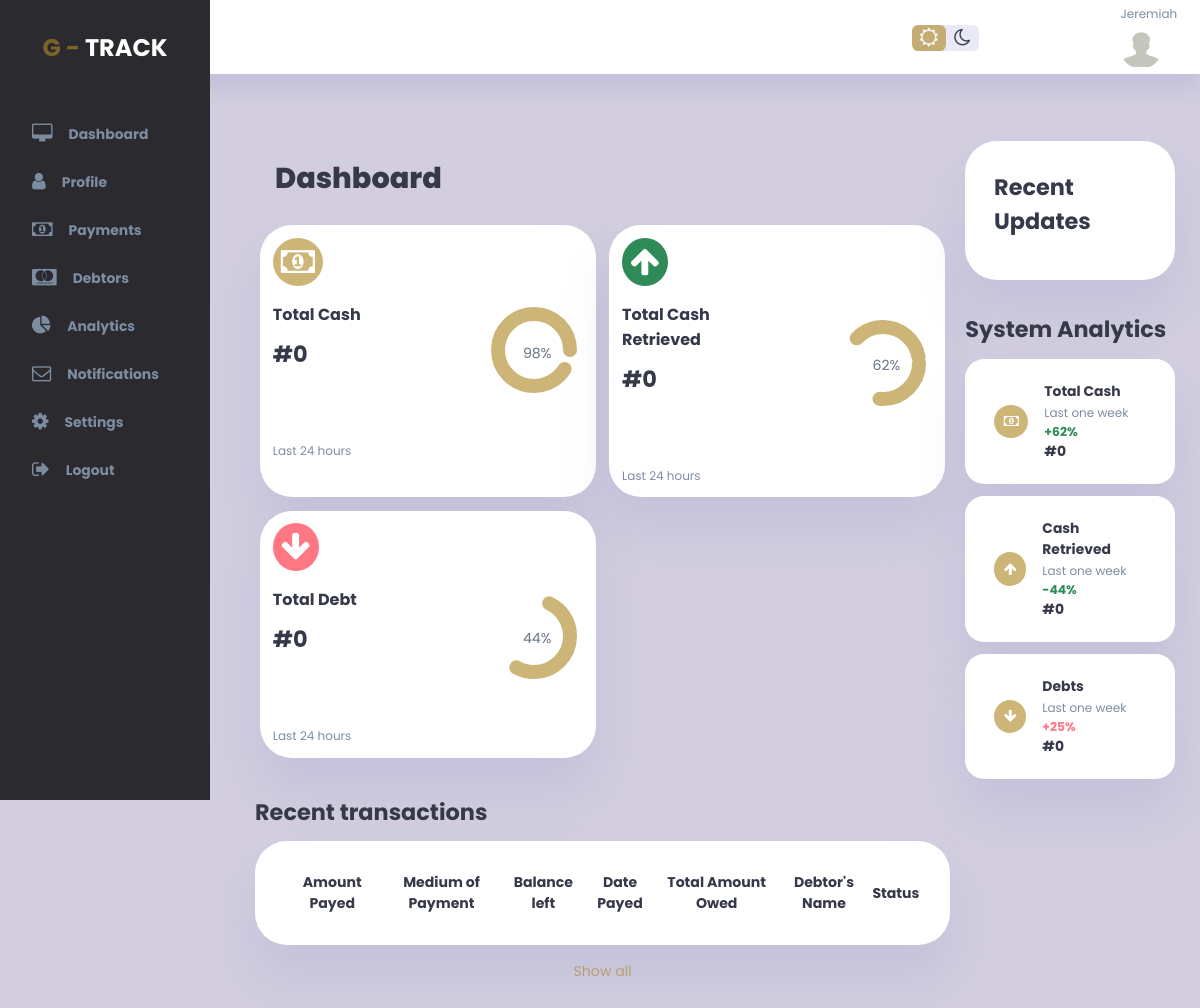
Page / (signed in) on the earlier database version.
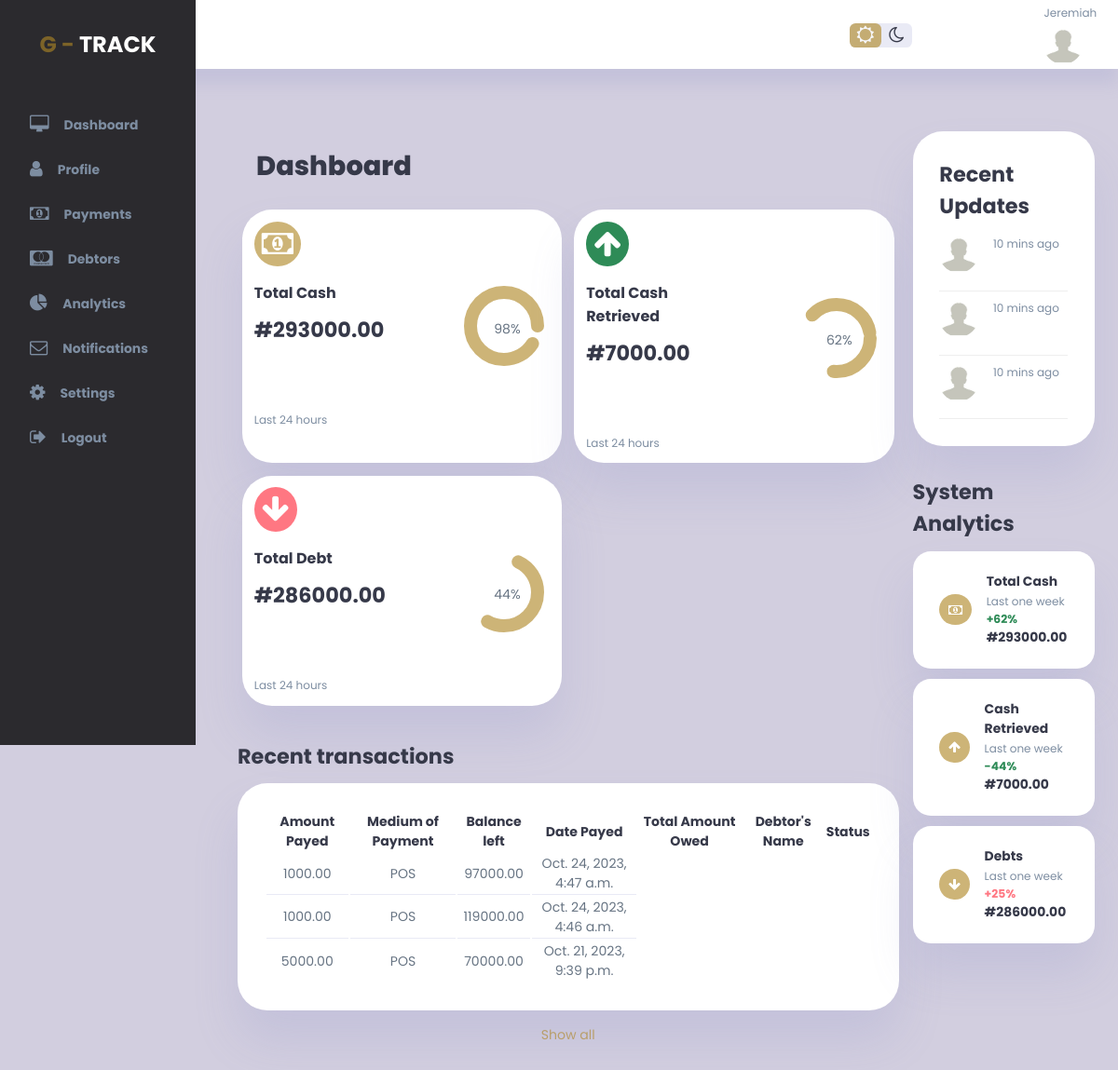
Same page on the later database version.
### gtrack_app/models.py (models this page shows)
class Payment(models.Model):
    debtor_id = models.ForeignKey(Debtor, on_delete=models.CASCADE, blank=True, null=True)  # Foreign key to Debtor
    client_id = models.ForeignKey(User, on_delete=models.CASCADE, blank=True, null=True)
    medium_of_payment = models.CharField(max_length=65, null=True, blank=True)
    amount_payed = models.DecimalField(max_digits=10, decimal_places=2, null=True)
    status = models.CharField(max_length=65, null=True, blank=True)
    balance_left = models.DecimalField(max_digits=10, decimal_places=2, default=0.00)
    date_payed = models.DateTimeField(auto_now=True)

### gtrack_app/views.py (the view)
# urls.py: path('', views.index, name='index'),
@login_required
def index(request):
    current_user = request.user
    if current_user.is_staff:
        all_payments = Payment.objects.select_related('debtor_id').order_by('date_payed').reverse()[:5]
        all_debtors = [payment.debtor_id for payment in all_payments]
        total = sum(debtor.amount_owed for debtor in all_debtors)
        retrieved = sum(payment.amount_payed for payment in all_payments)
        if total is None or retrieved is None:
            return render(request, 'error_pages/admin_index.html', {})
        debt = total - retrieved
        return render(request, 'index.html', {'payments': all_payments, 'debtors': all_debtors, "total": total, "retrieved": retrieved, "debt": debt})
    else:
        my_payments = Payment.objects.select_related('debtor_id').filter(client_id=current_user.id).order_by('date_payed').reverse()[:5]
        my_debtors = [payment.debtor_id for payment in my_payments]
        total = sum(debtor.amount_owed for debtor in my_debtors)
        retrieved = sum(payment.amount_payed for payment in my_payments)
        if total is None or retrieved is None:
            return render(request, 'error_pages/client_index.html', {})
        debt = total - retrieved
        return render(request, 'clients_dashboard/index.html', {'payments': my_payments, 'debtors': my_debtors, "total": total, "retrieved": retrieved, "debt": debt})

### templates/clients_dashboard/index.html (shortened to what this page needs)
{% extends 'base.html' %}
{% block content %}
{% load static %}
<div class="wrapper">
    <div class="vertical-wrapper" id="sidebar">
        <div class="vertical-bar">
            <div class="logo">
                G - <span>Track</span>
            </div>
            <div class="sidebar">
                <a href="{% url 'index' %}">
                    <i class="fa fa-desktop"></i>
                    <h3>Dashboard</h3>
                </a>
                <a href="{% url 'profile' user_id=user.id %}">
                    <i class="fa fa-user"></i>
                    <h3>Profile</h3>
                </a>
                <a href="{% url 'my_payments' user_id=user.id %}">
                    <i class="fa fa-money"></i>
                    <h3>Payments</h3>
                </a>
                <a href="{% url 'my_debtors' user_id=user.id %}">
                    <i class="fa fa-cc-mastercard"></i>
                    <h3>Debtors</h3>
                </a>
                <a href="{% url 'my_analytics' user_id=user.id %}">
                    <i class="fa fa-pie-chart"></i>
                    <h3>Analytics</h3>
                </a>
                <a href="{% url 'index' %}">
                    <i class="fa fa-envelope-o"></i>
                    <h3>Notifications</h3>
                </a>
                <a href="{% url 'index' %}">
                    <i class="fa fa-cog"></i>
                    <h3>Settings</h3>
                </a>
                <a href="{% url 'logout' %}">
                    <i class="fa fa-sign-out"></i>
                    <h3>Logout</h3>
                </a>
            </div>
        </div>
    </div>
    <div class="main-container">
        <div class="top-bar">
            <div class="top-right">
                <div class="theme-toggler">
                    <i class="fa fa-sun-o active"></i>
                    <i class="fa fa-moon-o"></i>
                </div>
                <div class="profile">
                    <div class="info">
                        <small class="text-muted"> {{user.username}}</small>
                    </div>
                    <div class="profile-photo">
                        {% if user.userprofile.profile_pic %}
                        <img src="{{user.userprofile.profile_pic.url}}" width="300" height="300" />
                        {% else %}
                        <img src="{% static 'img/anonymous.jpg' %}" width="300" height="300" />
                        {% endif %}
                    </div>
                </div>
            </div>
        </div>
        <div class="content">
            <main>
                <h1 class="panel-label">Dashboard</h1>
                <div class="insights">
                    <div class="sales">
                        <i class="fa fa-money"></i>
                        <div class="middle">
                            <div class="left">
                                <h3>Total Cash</h3>
                                <h2>#{{total}}</h2>
                            </div>
                            <div class="progress">
                                <svg>
                                    <circle cx="38" cy="38" r="36"></circle>
                                </svg>
                                <div class="number">
                                    <p>98%</p>
                                </div>
                            </div>
                        </div>
                        <small class="text-muted">Last 24 hours</small>
                    </div>
                    <div class="expenses">
                        <i class="fa fa-arrow-up"></i>
                        <div class="middle">
                            <div class="left">
                                <h3>Total Cash Retrieved</h3>
                                <h2>#{{retrieved}}</h2>
                            </div>
                            <div class="progress">
                                <svg>
                                    <circle cx="38" cy="38" r="36"></circle>
                                </svg>
                                <div class="number">
                                    <p>62%</p>
                                </div>
                            </div>
                        </div>
                        <small class="text-muted">Last 24 hours</small>
                    </div>
                    <div class="income">
                        <i class="fa fa-arrow-down"></i>
                        <div class="middle">
                            <div class="left">
                                <h3>Total Debt</h3>
                                <h2>#{{debt}}</h2>
                            </div>
                            <div class="progress">
                                <svg>
                                    <circle cx="38" cy="38" r="36"></circle>
                                </svg>
                                <div class="number">
                                    <p>44%</p>
                                </div>
                            </div>
                        </div>
                        <small class="text-muted">Last 24 hours</small>
                    </div>
                </div>
                <div class="recent-orders">
                    <h2>Recent transactions</h2>
                    <table>
                        <thead>
                            <tr>
                                <th>Amount Payed</th>
                                <th>Medium of Payment</th>
                                <th>Balance left</th>
                                <th>Date Payed</th>
                                <th>Total Amount Owed</th>
                                <th>Debtor's Name</th>
                                <th>Status</th>
                            </tr>
                        </thead>
                        <tbody>
                            {% for payment in payments %}
                            <tr>
                                <td>{{ payment.amount_payed }}</td>
                                <td>{{ payment.medium_of_payment }}</td>
                                <td>{{ payment.balance_left }}</td>
                                <td>{{ payment.date_payed }}</td>
                            </tr>
                            {% endfor %}
                        </tbody>
                    </table>
                    <a href="#">Show all</a>
                </div>
            </main>
            <div class="right">
                <div class="recent-updates">
                    <h2>Recent Updates</h2>
                    {% for payment in payments %}
                    <div class="updates">
                        <div class="update">
                            <div class="profile-photo">
                                <img src="{% static 'img/anonymous.jpg' %}" alt="mgm">
                            </div>
                            <div class="message">
                                <small class="text-muted">10 mins ago</small>
                            </div>
                        </div>
                    </div>
                    {% endfor %}
                </div>
                <div class="sales-analytics">
                    <h2>System Analytics</h2>
                    <div class="item online">
                        <div class="icon">
                            <i class="fa fa-money"></i>
                        </div>
                        <div class="right">
                            <div class="info">
                                <h3>Total Cash</h3>
                                <small class="text-muted"> Last one week</small>
                            </div>
                            <h5 class="success">+62%</h5>
                            <h3>#{{total}}</h3>
                        </div>
                    </div>
                    <div class="item online">
                        <div class="icon">
                            <i class="fa fa-arrow-up"></i>
                        </div>
                        <div class="right">
                            <div class="info">
                                <h3>Cash Retrieved</h3>
                                <small class="text-muted"> Last one week</small>
                            </div>
                            <h5 class="success">-44%</h5>
                            <h3>#{{retrieved}}</h3>
                        </div>
                    </div>
                    <div class="item online">
                        <div class="icon">
                            <i class="fa fa-arrow-down"></i>
                        </div>
                        <div class="right">
                            <div class="info">
                                <h3>Debts</h3>
                                <small class="text-muted"> Last one week</small>
                            </div>
                            <h5 class="danger">+25%</h5>
                            <h3>#{{debt}}</h3>
                        </div>
                    </div>
                </div>
            </div>
        </div>
    </div>
</div>
{% endblock %}

### templates/base.html (shortened to what this page needs)
<!DOCTYPE html>
<html lang="zxx" class="no-js">
<head>
    {% load static %}
    {% load static %}
    <link rel="stylesheet" href="{% static 'css/font-awesome.min.css' %}">
    <link rel="stylesheet" href="{% static 'css/authenticate.css' %}">
    <link rel="stylesheet" href="{% static 'css/admin2.css' %}">
</head>
<body>
<div id="page-wrap">
    {% block content %}
    {% endblock %}
</div>
{% load static %}
</body>
</html>

### static/css/authenticate.css (style rules this page uses)
* { margin: 0; padding: 0; border: 0; box-sizing: border-box; font-family: 'poppins', sans-serif; }

Differences in the rows shown:
added Payment: amount_payed "1000.00", medium_of_payment "POS", balance_left "97000.00", date_payed "Oct. 24, 2023, 4:47 a.m."
added Payment: amount_payed "1000.00", medium_of_payment "POS", balance_left "119000.00", date_payed "Oct. 24, 2023, 4:46 a.m."
added Payment: amount_payed "5000.00", medium_of_payment "POS", balance_left "70000.00", date_payed "Oct. 21, 2023, 9:39 p.m."
Other differences:
{{ total }}: "0" → "293000.00"
{{ retrieved }}: "0" → "7000.00"
{{ debt }}: "0" → "286000.00"
